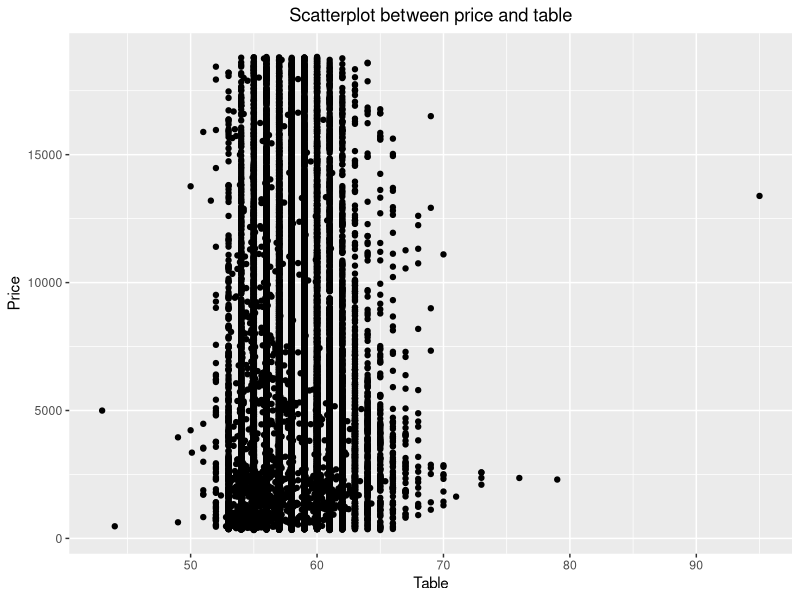
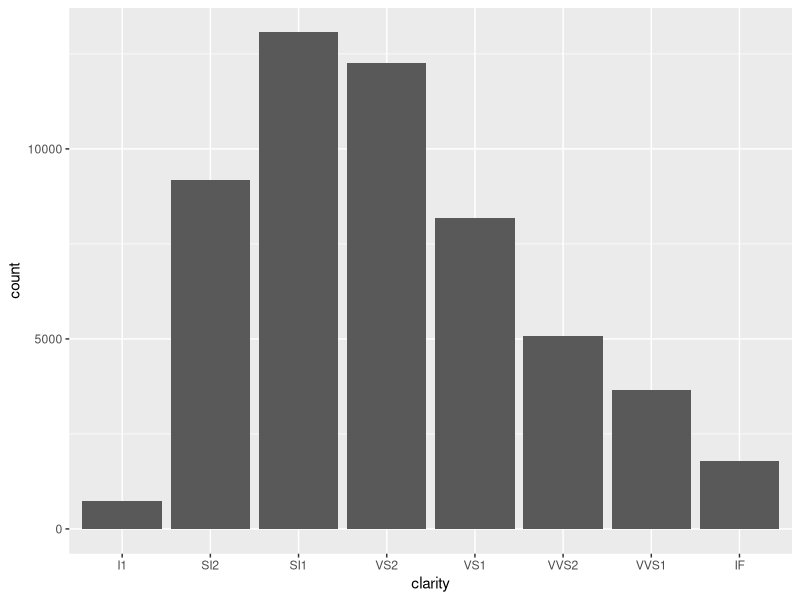

These figures' R source, in order: (Note: this script raises an error after producing the figures.)
# ----------------------------------#
#           Week 02--Day04          #
# Scatter Plot (Association) Review #
#     Bar Graph (Frequency/Amount)  #
#-----------------------------------#

#==============================================#
# Part 2: Visualizing Association between Two  #
#         Quantitative Variables--Scatter Plot #
#    (Fundamentals of dataVis: Chapter 12)     #
#==============================================#

library(tidyverse)
head(diamonds)
ggplot() + 
  geom_point(aes(x=table, y=price), data=diamonds) + 
  scale_color_manual(values = c("red","blue", "yellow", "purple","green")) +
  labs(x="Table", y="Price") +
  ggtitle("Scatterplot between price and table") +
  theme(plot.title = element_text(hjust=0.5)) +
  theme(legend.position = "bottom")
  
  # If you want to assign colors to all points:
  # constant color(outside aes()) or
  # assign color by variable (inside aes()) or
  # scale_color_manual is used to define color by ourselves
  #

  # THINGS TO MAKE IT PRETTY:
  #   Legend Position
  #   Color of points
  #   Labels of Arises
  #   Title
  #   



#==================================================#
# Part 3: Visualizing Frequency/Amount--Bar graph  #
#       (Fundamentals of dataVis: Chapter 6)       #
#==================================================#

### (3.1) Visualizing frequency ###
## (1) Bar Graph Intro
head(diamonds)

## What should we do with the "clarity" variable?
# It is qualitative: descriptions of groups or things. 
# Recall ordinal/nominal variables in day02
# Refer to: https://www.statisticshowto.com/quantitative-variables-data/
#    or at: https://online.stat.psu.edu/stat200/lesson/1/1.1/1.1.1

## Count how many dimonds are there in each type of "clarity".
## See an example of bargraph in https://www.mathsisfun.com/data/bar-graphs.html
## Make a bargraph with "geom_bar"

?geom_bar
ggplot() +
  geom_bar(aes(x=clarity), data=diamonds)


# You can just specify what variable you're interested with. 
# geom_bar will display the groups in the x axis and y is the
# frequency of the group.



## (2) Work with summarized data
## Question: How is the bargraph made?
## Do I have other ways to create the same graph?
tables(diamonds$clarity)
clarity_df <- data.frame(table(diamonds$clarity))
str(clarity_df)
clarity_df



ggplot() +
  geom_bar(aes(x=Var1), data=clarity_df)



## a. Using the "geom_col"
ggplot() +
  geom_col(aes(x=Var1, y=Freq), data=clarity_df)



## b. Directly use "geom_bar"
# You can specify the "identity" option in "geom_bar".
# Since here, you're telling R which is the variable you're interested with, which
# is the value you want to display.
ggplot() +
  geom_bar(aes(x=Var1, y=Freq), data=clarity_df, stat="identity") +
  labs(x="Clarity", y="Frequency") +
  ggtitle("Bar Graph of Clarity") +
  theme(plot.title = element_text(hjust = 0.5))

## (3) Want to display the bars horizontally?




### (3.2) Visualizing amount ###

## (1) Through "stat_summary"
# Summarize y values at unique/binned x

# Question: Visualize the mean price for each type of cut?
ggplot() +
  stat_summary(aes(x=cut,y=price),fun="mean", data=diamonds,geom="bar")

mean(diamonds[diamonds$cut=="Fair","price", drop=TRUE])

# Question: Visualize the median price per clarity type?
ggplot() +
  stat_summary(aes(x=clarity,y=price),fun="median", data=diamonds,geom="bar")

# More details, refer to: https://ggplot2.tidyverse.org/reference/stat_summary.html


## (2) Create the summary data first, then plot

# The pipe, %>%, comes from the magrittr package (the aim of the package is to
# decrease development time and to improve readability and maintainability 
# of code) You can pronounce the symbol  %>% as "then". 
# Behind the scenes, x %>% f(y) turns into f(x, y), 
# and x %>% f(y) %>% g(z) turns into g(f(x, y), z) and so on. 

# "group_by": group the data according to one/more variables 
# grouping doesn't change how the data looks (apart from listing how it's grouped):
diamonds2 <- diamonds %>% group_by(clarity)

clarity_summary <-diamonds2 %>% summarise(clarity.mean=mean(price),
                                          clarity.median=median(price),
                                          n=n())
clarity_summary




#compare the data
clarity_df
clarity_summary

# compare the graphs
# graph generated by "stat_summary"
ggplot() +
  stat_summary(aes(x=cut,y=price),fun="mean", data=diamonds,geom="bar")


# graph with the new data
ggplot() +
  geom_bar(aes(clarity,y=clarity.mean), data=clarity_summary, stat="identity")



#IC03
# 1
median(diamonds[diamonds$cut=="Fair","price", drop=TRUE])
median(diamonds[diamonds$cut=="Good","price", drop=TRUE])
median(diamonds[diamonds$cut=="Very Good","price", drop=TRUE])
median(diamonds[diamonds$cut=="Premium","price", drop=TRUE])
median(diamonds[diamonds$cut=="Ideal","price", drop=TRUE])

# 2
medianPriceByCut <- diamonds %>% group_by(cut) %>% summarise(clarity.median=median(price))
medianPriceByCut
